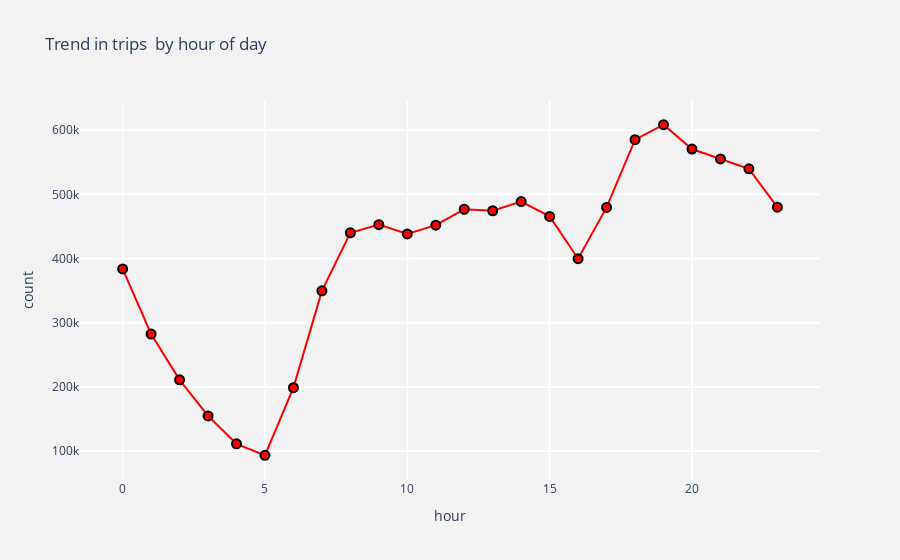

Notebook code cell kept with this figure:
### Markdown cell above
Hour of the day:

### Code cell
trips_hour = data_5m["hour"].value_counts().reset_index()
trips_hour.columns = ["hour","count"]
trips_hour = trips_hour.sort_values(by = "hour",ascending = True)

trace = go.Scatter(x = trips_hour["hour"],y = trips_hour["count"],mode = "markers+lines",
                   marker = dict(color = "red",size = 9,line = dict(color = "black",width =2)))
#layout
layout = go.Layout(dict(title = "Trend in trips  by hour of day",plot_bgcolor  = "rgb(243,243,243)",paper_bgcolor = "rgb(243,243,243)",
                xaxis = dict(gridcolor = 'rgb(255, 255, 255)',title = "hour",zerolinewidth=1,ticklen=5,gridwidth=2),
                yaxis = dict(gridcolor = 'rgb(255, 255, 255)',title = "count",zerolinewidth=1,ticklen=5,gridwidth=2),))

fig = go.Figure(data = [trace],layout = layout)
py.iplot(fig)

### Figure 1 — Plotly figure (JSON) as saved in the notebook; plotly's stock layout.template omitted (floating-point values rounded to 4 significant figures)
{"data": [{"marker": {"color": "red", "line": {"color": "black", "width": 2}, "size": 9}, "mode": "markers+lines", "type": "scatter", "x": [0, 1, 2, 3, 4, 5, 6, 7, 8, 9, 10, 11, 12, 13, 14, 15, 16, 17, 18, 19, 20, 21, 22, 23], "y": [383719, 282389, 211062, 154851, 111316, 93327, 198836, 349601, 439969, 452785, 438310, 451910, 476740, 474433, 488643, 465650, 399735, 479601, 585061, 608582, 570519, 555176, 539777, 480046]}], "layout": {"paper_bgcolor": "rgb(243,243,243)", "plot_bgcolor": "rgb(243,243,243)", "title": {"text": "Trend in trips  by hour of day"}, "xaxis": {"gridcolor": "rgb(255, 255, 255)", "gridwidth": 2, "ticklen": 5, "title": {"text": "hour"}, "zerolinewidth": 1}, "yaxis": {"gridcolor": "rgb(255, 255, 255)", "gridwidth": 2, "ticklen": 5, "title": {"text": "count"}, "zerolinewidth": 1}}}
